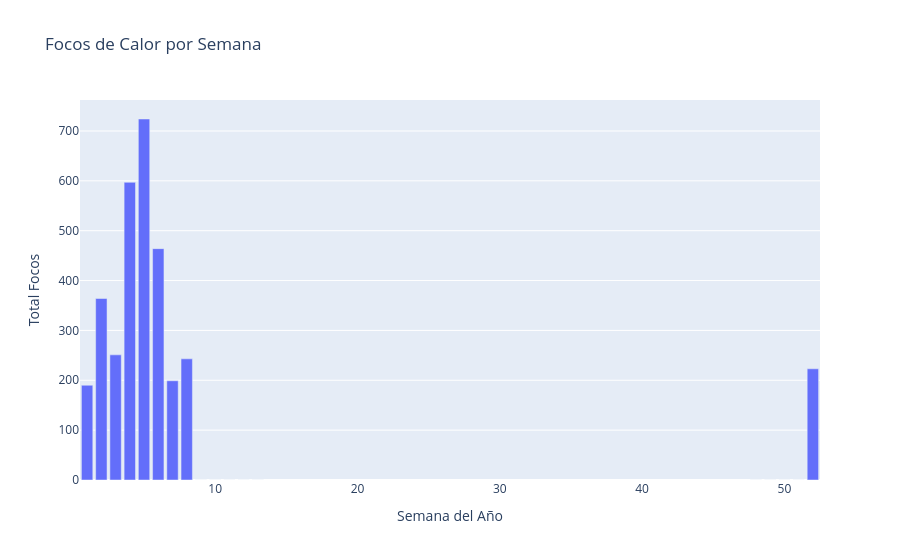

The notebook cell this image was saved under:
### Code cell
# Identificar días con mayor actividad de focos
dias_con_mas_focos = df.nlargest(10, 'num_focos')[['acq_datetime', 'num_focos', 'fwi', 't2m', 'wind_speed', 'frp_max']]

print("=== DÍAS CON MAYOR ACTIVIDAD DE FOCOS ===")
print(dias_con_mas_focos.round(2))

# Análisis de clusters temporales
df['fecha'] = pd.to_datetime(df['acq_datetime'])
df['semana'] = df['fecha'].dt.isocalendar().week

focos_semanales = df.groupby('semana').agg({
    'num_focos': 'sum',
    'has_fire': 'sum'
}).reset_index()

fig_semanas = px.bar(
    focos_semanales, 
    x='semana', 
    y='num_focos',
    title="Focos de Calor por Semana",
    labels={'num_focos': 'Total Focos', 'semana': 'Semana del Año'}
)
fig_semanas.show()

### Figure 1 — Plotly figure (JSON) as saved in the notebook; plotly's stock layout.template omitted (floating-point values rounded to 4 significant figures)
{"data": [{"hovertemplate": "Semana del Año=%{x}<br>Total Focos=%{y}<extra></extra>", "legendgroup": "", "marker": {"color": "#636efa", "pattern": {"shape": ""}}, "name": "", "orientation": "v", "showlegend": false, "textposition": "auto", "type": "bar", "x": [1, 2, 3, 4, 5, 6, 7, 8, 9, 10, 11, 12, 13, 48, 49, 50, 51, 52], "xaxis": "x", "y": [190, 364, 251, 597, 724, 464, 199, 243, 0, 0, 0, 0, 0, 0, 0, 0, 0, 223], "yaxis": "y"}], "layout": {"barmode": "relative", "legend": {"tracegroupgap": 0}, "title": {"text": "Focos de Calor por Semana"}, "xaxis": {"anchor": "y", "domain": [0, 1], "title": {"text": "Semana del Año"}}, "yaxis": {"anchor": "x", "domain": [0, 1], "title": {"text": "Total Focos"}}}}
